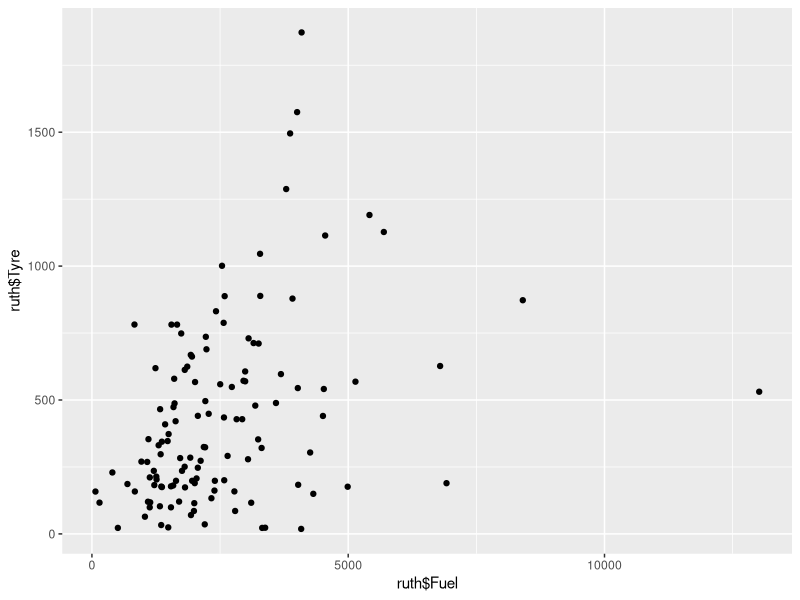
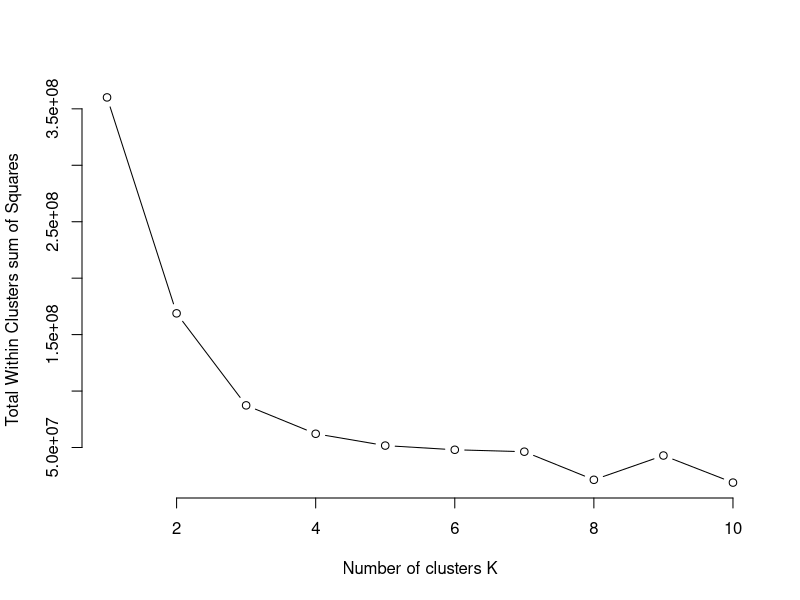
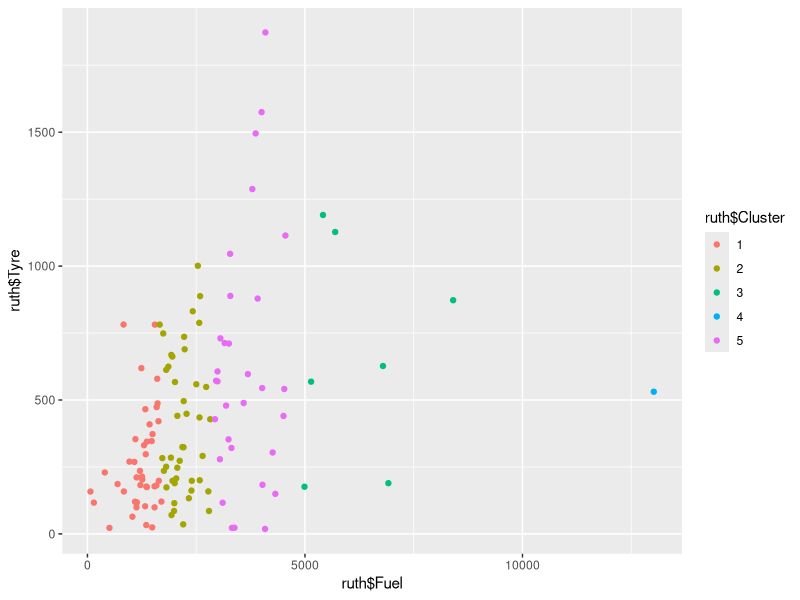
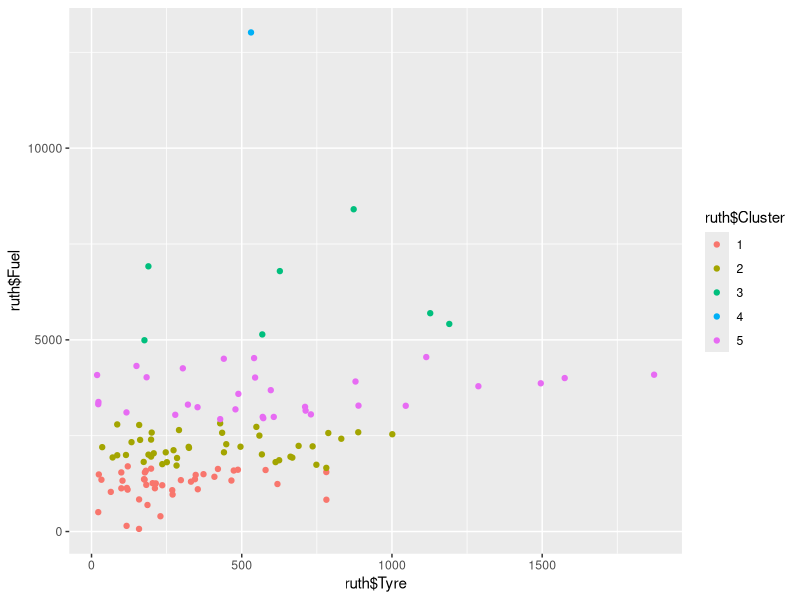

Here is the R script that generated these plots, in order:
## ---- chunk 1
# install.packages("tidyverse")

library(tidyverse)
## ---- chunk 2
ruth <- read.csv("Data.csv")

head(ruth)

## ---- chunk 3
names(ruth) <- c("Reg","Fuel","Tyre")

head(ruth)

## ---- chunk 4
qplot(x = ruth$Fuel, y = ruth$Tyre,)
## ---- chunk 5
kclustermax <- 10
wss <- sapply(1:kclustermax, function(k){kmeans(ruth[c("Fuel","Tyre")],k)$tot.withinss})

plot(1:kclustermax,wss, type="b", pch = 21, frame = FALSE, xlab="Number of clusters K", ylab = "Total Within Clusters sum of Squares")
## ---- chunk 6
# guess that out dataset has 3 clusers

kclusters <- 5

kmeansresult <- kmeans(ruth[c("Fuel","Tyre")], centers = kclusters)

#increase number of colu mns in c notation for increased variables

ruth$Cluster <- kmeansresult$cluster

ruth$Cluster <- as.factor(ruth$Cluster)

head(ruth)

ggplot(ruth, aes(x = ruth$Fuel, y = ruth$Tyre)) + geom_point(aes(colour = ruth$Cluster))

qplot(x = ruth$Tyre, y = ruth$Fuel, color = ruth$Cluster)

## ---- chunk 7
print(kmeansresult)
